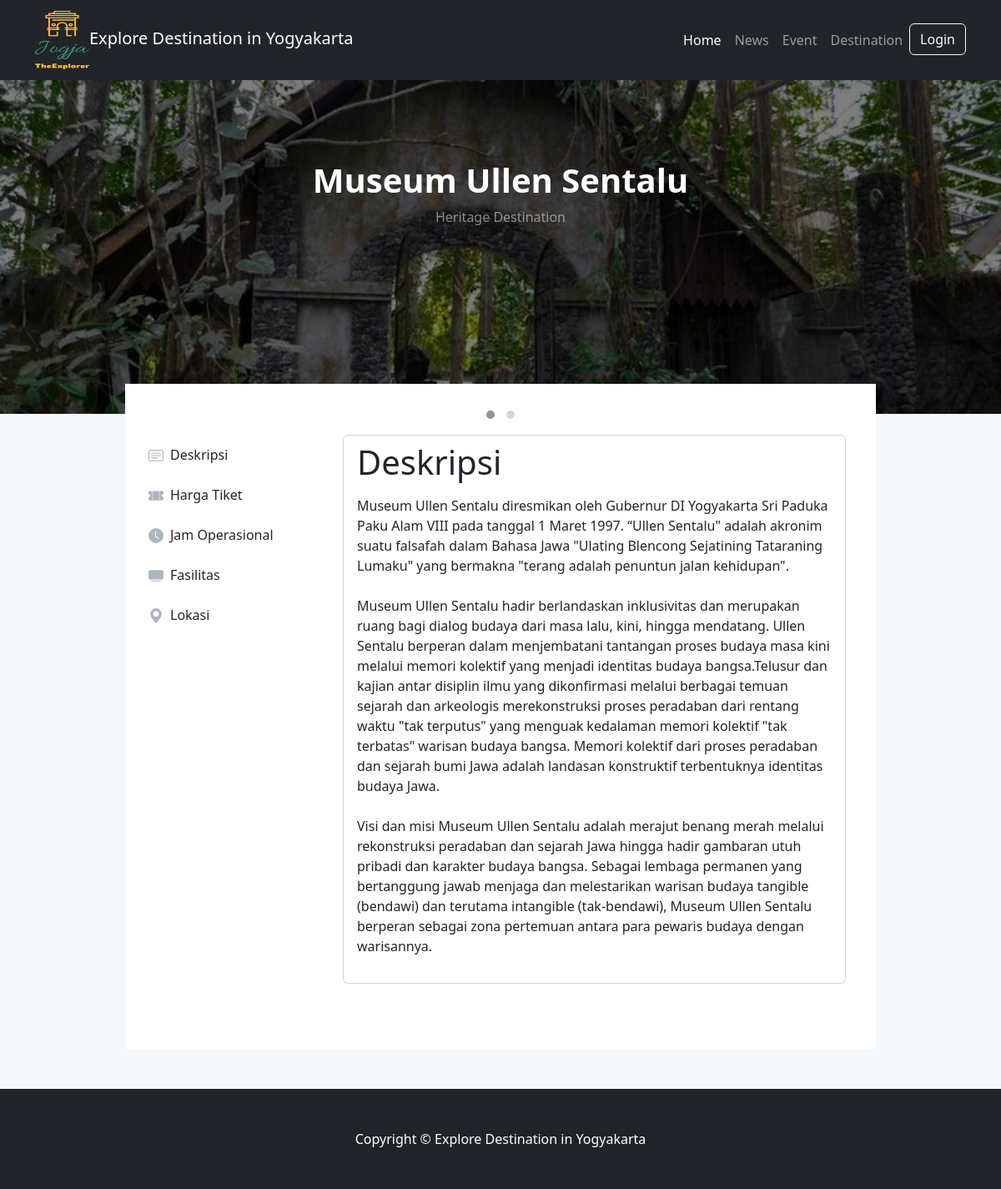
The app's page /html/wisata-detail.php?nama=Museum Ullen Sentalu with its own data.
### tables this page shows
CREATE TABLE `wisata` (
  `id` int(5) NOT NULL,
  `nama` varchar(50) NOT NULL,
  `deskripsi` varchar(10000) NOT NULL,
  `harga_tiket` varchar(500) NOT NULL,
  `jam_operasional` varchar(500) NOT NULL,
  `fasilitas` varchar(500) NOT NULL,
  `lokasi` varchar(1000) NOT NULL,
  `id_kategori` int(5) NOT NULL,
  `foto1` text NOT NULL,
  `foto2` text NOT NULL,
  `foto3` text NOT NULL,
  `status` varchar(50) NOT NULL DEFAULT 'pending'
);

CREATE TABLE `kategori_wisata` (
  `id` int(5) NOT NULL,
  `nama_kategori` varchar(50) NOT NULL
);

### html/wisata-detail.php (the view, shortened to what this page needs)
<?php
include 'koneksi.php';
$nama = $_GET['nama'];
$query = "SELECT wisata.*, kategori_wisata.nama_kategori
          FROM wisata
          LEFT JOIN kategori_wisata ON wisata.id_kategori = kategori_wisata.id
          WHERE nama = '$nama'";
$result = mysqli_query($koneksi, $query);
$row = mysqli_fetch_assoc($result)
?>
<!DOCTYPE html>
<html lang="en">
<head>
    <link rel="stylesheet"
        href="https://cdnjs.cloudflare.com/ajax/libs/OwlCarousel2/2.3.4/assets/owl.carousel.min.css" />
    <link rel="stylesheet"
        href="https://cdnjs.cloudflare.com/ajax/libs/OwlCarousel2/2.3.4/assets/owl.theme.default.min.css" />
    <link href="destination/css/styles.css" rel="stylesheet" />
    <link href="destination/css/styles_sidebar.css" rel="stylesheet" />
    <link href="https://cdn.jsdelivr.net/npm/simple-datatables@7.1.2/dist/style.min.css" rel="stylesheet" />
    <link rel="stylesheet" href="https://cdn.jsdelivr.net/npm/bootstrap-icons@1.11.2/font/bootstrap-icons.min.css">
</head>
<body>
    <nav class="navbar navbar-expand-lg navbar-dark bg-dark">
        <div class="container">
            <a class="navbar-brand" href="#!"><img src="../img/logo/jogja-high-resolution-logo-transparent.png"
                    alt="" width="65px" height="70px" class="d-inline-block ">Explore Destination in Yogyakarta</a>
            <div class="collapse navbar-collapse" id="navbarSupportedContent">
                <ul class="navbar-nav ms-auto mb-2 mb-lg-0">
                    <li class="nav-item dropdown">
                        <a class="nav-link active" aria-current="page" href="landingPage.html">Home</a>
                    </li>
                    <li class="nav-item"><a class="nav-link" href="news.html">News</a></li>
                    <li class="nav-item"><a class="nav-link" href="event.html">Event</a></li>
                    <li class="nav-item"><a class="nav-link" href="destination.html">Destination</a></li>
                    <li class="nav-item">
                        <a class="btn btn-outline-light" href="login.html">Login</a>
                    </li>
                </ul>
            </div>
        </div>
    </nav>
    <header class="py-5 bg-image-full position-relative "
        style="background-image: url('../img/<?php echo $row['foto2'] ?>'); height:400px; ">
        <div class="position-absolute top-0 start-0 end-0 bottom-0" style="background-color: rgba(0, 0, 0, 0.5);"></div>
        <div class="text-center my-5 text-white position-relative">
            <h1 class="text-white fs-1 fw-bolder" style="font-size: 4em;"><?php echo $row['nama'] ?></h1>
            <p class="text-white-50 mb-0"><?php echo $row['nama_kategori'] ?> Destination</p>
        </div>
    </header>
    <section class="py-5" style="background-color: #F5F8FB; ">
        <div class="container my-n5 mx-auto w-75 position-relative" style="margin-top: -7%;">
            <div class="row justify-content-center bg-white">
            <div id="myCarousel" class="owl-carousel  owl-theme pt-3 w-75">
            </div>
                <div id="layoutSidenav">
                    <div id="layoutSidenav_nav">
                        <nav class="sb-sidenav accordion sb-sidenav-light" id="sidenavAccordion">
                            <div class="sb-sidenav-menu bg-white">
                                <div class="nav">
                                    <a class="nav-link mt-2" href="" id="menuDeskripsi">
                                        <div class="sb-nav-link-icon"></div>
                                        Deskripsi
                                    </a>
                                    <a class="nav-link" href="#" id="menuTiket">
                                        <div class="sb-nav-link-icon">
                                        </div>
                                        Harga Tiket
                                    </a>
                                    <a class="nav-link" href="" id="menuJam">
                                        <div class="sb-nav-link-icon"><svg xmlns="http://www.w3.org/2000/svg" width="18"
                                                height="18" fill="currentColor" class="bi bi-clock-fill"
                                                viewBox="0 0 16 16">
                                                <path
                                                    d="M16 8A8 8 0 1 1 0 8a8 8 0 0 1 16 0M8 3.5a.5.5 0 0 0-1 0V9a.5.5 0 0 0 .252.434l3.5 2a.5.5 0 0 0 .496-.868L8 8.71z" />
                                            </svg></div>
                                        Jam Operasional
                                    </a>
                                    <a class="nav-link" href="" id="menuFasilitas">
                                        <div class="sb-nav-link-icon"><svg xmlns="http://www.w3.org/2000/svg" width="18"
                                                height="18" fill="currentColor" class="bi bi-tv-fill"
                                                viewBox="0 0 16 16">
                                                <path
                                                    d="M2.5 13.5A.5.5 0 0 1 3 13h10a.5.5 0 0 1 0 1H3a.5.5 0 0 1-.5-.5M2 2h12s2 0 2 2v6s0 2-2 2H2s-2 0-2-2V4s0-2 2-2" />
                                            </svg></div>
                                        Fasilitas
                                    </a>
                                    <a class="nav-link" id="menuLokasi" href="">
                                        <div class="sb-nav-link-icon"><svg xmlns="http://www.w3.org/2000/svg" width="18"
                                                height="18" fill="currentColor" class="bi bi-geo-alt-fill"
                                                viewBox="0 0 16 16">
                                                <path
                                                    d="M8 16s6-5.686 6-10A6 6 0 0 0 2 6c0 4.314 6 10 6 10m0-7a3 3 0 1 1 0-6 3 3 0 0 1 0 6" />
                                            </svg></div>
                                        Lokasi
                                    </a>
                        </nav>
                    </div>
                    <div id="layoutSidenav_content">
                        <main>
                            <div class="container-fluid px-4">
                                <div class="card mb-4 mt-2" id="deskripsiContent">
                                    <h1 class="mt-2 mb-0 ms-3">Deskripsi</h1>
                                    <div class="card-body">
                                        <p class="mb-0">
                                        <?php echo $row['deskripsi'] ?>
                                        </p>
                                    </div>
                                </div>
                            </div>
                    </div>
                </div>
            </div>
        </div>
    </section>
    <footer class="py-5 bg-dark">
        <div class="container">
            <p class="m-0 text-center text-white">Copyright &copy; Explore Destination in Yogyakarta</p>
        </div>
    </footer>
</body>
</html>

### records on screen
wisata: foto2 (picture), nama "Museum Ullen Sentalu", id_kategori.nama_kategori "Heritage", deskripsi "Museum Ullen Sentalu diresmikan oleh Gubernur DI Yogyakarta Sri Paduka Paku Alam VIII pada tanggal 1 Maret 1997. “Ullen Sentalu\" adalah akronim suatu falsafah dalam Bahasa Jawa \"Ulating Blencong Sejatining Tataraning Lumaku\" yang bermakna \"terang adalah penuntun jalan kehidupan\". Museum Ullen Sentalu hadir berlandaskan inklusivitas dan merupakan ruang bagi dialog budaya dari masa lalu, kini, hingga mendatang. Ullen Sentalu berperan dalam menjembatani tantangan proses budaya masa kini melalui memori kolektif yang menjadi identitas budaya bangsa.Telusur dan kajian antar disiplin ilmu yang dikonfirmasi melalui berbagai temuan sejarah dan arkeologis merekonstruksi proses peradaban dari rentang…"
